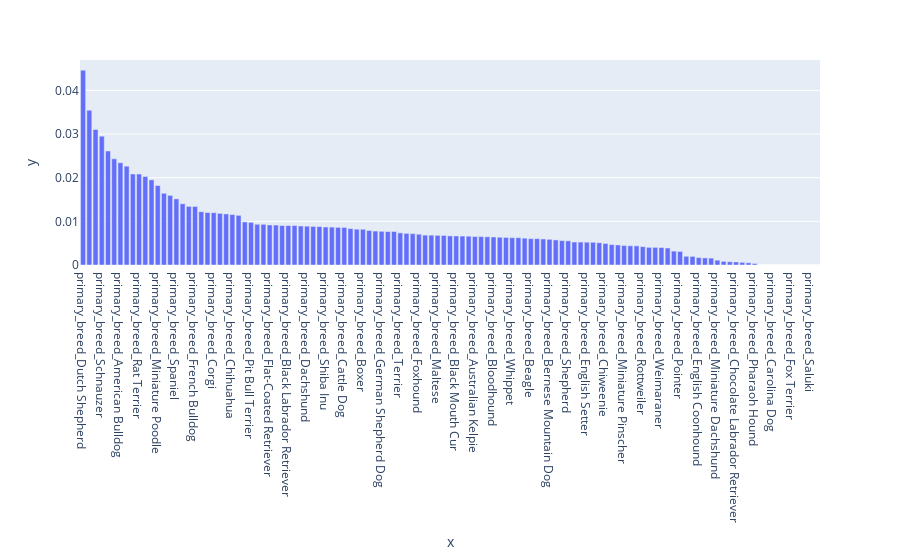

The code cell stored with this chart in its notebook:
### Code cell
px.bar(x=x_feat_list_breeds, y=feature_importances).update_xaxes(categoryorder='total descending')

### Figure 1 — Plotly figure (JSON) as saved in the notebook; plotly's stock layout.template omitted (floating-point values rounded to 4 significant figures)
{"data": [{"alignmentgroup": "True", "hovertemplate": "x=%{x}<br>y=%{y}<extra></extra>", "legendgroup": "", "marker": {"color": "#636efa", "pattern": {"shape": ""}}, "name": "", "offsetgroup": "", "orientation": "v", "showlegend": false, "textposition": "auto", "type": "bar", "x": ["primary_breed_Affenpinscher", "primary_breed_Alaskan Malamute", "primary_breed_American Bulldog", "primary_breed_American Bully", "primary_breed_American Eskimo Dog", "primary_breed_American Staffordshire Terrier", "primary_breed_Anatolian Shepherd", "primary_breed_Aussiedoodle", "primary_breed_Australian Cattle Dog / Blue Heeler", "primary_breed_Australian Kelpie", "primary_breed_Australian Shepherd", "primary_breed_Australian Terrier", "primary_breed_Basset Hound", "primary_breed_Beagle", "primary_breed_Belgian Shepherd / Malinois", "primary_breed_Bernese Mountain Dog", "primary_breed_Bichon Frise", "primary_breed_Black Labrador Retriever", "primary_breed_Black Mouth Cur", "primary_breed_Bloodhound", "primary_breed_Blue Lacy", "primary_breed_Border Collie", "primary_breed_Border Terrier", "primary_breed_Boston Terrier", "primary_breed_Boxer", "primary_breed_Brussels Griffon", "primary_breed_Cairn Terrier", "primary_breed_Carolina Dog", "primary_breed_Catahoula Leopard Dog", "primary_breed_Cattle Dog", "primary_breed_Cavalier King Charles Spaniel", "primary_breed_Chihuahua", "primary_breed_Chinese Crested Dog", "primary_breed_Chiweenie", "primary_breed_Chocolate Labrador Retriever", "primary_breed_Chow Chow", "primary_breed_Cocker Spaniel", "primary_breed_Collie", "primary_breed_Coonhound", "primary_breed_Corgi", "primary_breed_Dachshund", "primary_breed_Dalmatian", "primary_breed_Doberman Pinscher", "primary_breed_Dogo Argentino", "primary_breed_Dutch Shepherd", "primary_breed_English Bulldog", "primary_breed_English Coonhound", "primary_breed_English Setter", "primary_breed_English Shepherd", "primary_breed_Entlebucher", "primary_breed_Feist", "primary_breed_Flat-Coated Retriever", "primary_breed_Fox Terrier", "primary_breed_Foxhound", "primary_breed_French Bulldog", "primary_breed_German Shepherd Dog", "primary_breed_German Wirehaired Pointer", "primary_breed_Golden Retriever", "primary_breed_Goldendoodle", "primary_breed_Great Dane", "primary_breed_Great Pyrenees", "primary_breed_Greyhound", "primary_breed_Hound", "primary_breed_Husky", "primary_breed_Ibizan Hound", "primary_breed_Icelandic Sheepdog", "primary_breed_Irish Terrier", "primary_breed_Italian Greyhound", "primary_breed_Jack Russell Terrier", "primary_breed_Japanese Chin", "primary_breed_Labradoodle", "primary_breed_Labrador Retriever", "primary_breed_Lhasa Apso", "primary_breed_Maltese", "primary_breed_Maltipoo", "primary_breed_Mastiff", "primary_breed_Miniature Dachshund", "primary_breed_Miniature Pinscher", "primary_breed_Miniature Poodle", "primary_breed_Miniature Schnauzer", "primary_breed_Mixed Breed", "primary_breed_Mountain Cur", "primary_breed_Newfoundland Dog", "primary_breed_Norfolk Terrier", "primary_breed_Old English Sheepdog", "primary_breed_Parson Russell Terrier", "primary_breed_Patterdale Terrier / Fell Terrier", "primary_breed_Pekingese", "primary_breed_Pharaoh Hound", "primary_breed_Pit Bull Terrier", "primary_breed_Pointer", "primary_breed_Pomeranian", "primary_breed_Poodle", "primary_breed_Pug", "primary_breed_Rat Terrier", "primary_breed_Retriever", "primary_breed_Rhodesian Ridgeback", "primary_breed_Rottweiler", "primary_breed_Saluki", "primary_breed_Schnauzer", "primary_breed_Shar-Pei", "primary_breed_Shepherd", "primary_breed_Shetland Sheepdog / Sheltie", "primary_breed_Shiba Inu", "primary_breed_Shih Tzu", "primary_breed_Siberian Husky", "primary_breed_Spaniel", "primary_breed_Staffordshire Bull Terrier", "primary_breed_Standard Poodle", "primary_breed_Terrier", "primary_breed_Tibetan Terrier", "primary_breed_Vizsla", "primary_breed_Weimaraner", "primary_breed_Whippet", "primary_breed_White German Shepherd", "primary_breed_Wirehaired Terrier", "primary_breed_Xoloitzcuintli / Mexican Hairless", "primary_breed_Yellow Labrador Retriever", "primary_breed_Yorkshire Terrier"], "xaxis": "x", "y": [0.00884, 0.005967, 0.02344, 0.00559, 0.006668, 0.03106, 0.00791, 0.005258, 0.009337, 0.006527, 0.01951, 0.006462, 0.006852, 0.006044, 0.01644, 0.00589, 0.006363, 0.009046, 0.006655, 0.006424, 0.003894, 0.008343, 0, 0.01343, 0.008188, 0, 0.003182, 0, 0.009046, 0.008604, 0.006844, 0.01156, 0.001996, 0.004934, 0.000706, 0.007778, 0.01171, 0.008209, 0, 0.01199, 0.008908, 0.007671, 0.02264, 0, 0.04463, 0.00904, 0.00169, 0.005233, 0.009326, 0.004396, 0.0008365, 0.009175, 0, 0.00706, 0.01342, 0.007719, 0.005744, 0.02613, 0.004599, 0.001624, 0.008621, 0.006263, 0.02086, 0.00652, 0.008684, 0.03547, 0.01221, 0.004036, 0.01203, 0.005108, 0, 0.01595, 0.001578, 0.006792, 0.008809, 0.004405, 0.001105, 0.00446, 0.01821, 0.006042, 0.009874, 0.0006064, 0.004043, 0.009157, 0.007189, 0, 0.00631, 0.005204, 0.0003501, 0.009768, 0.003112, 0.008942, 0.006773, 0.006632, 0.02085, 0.02434, 0.007257, 0.004209, 0, 0.02953, 0.005264, 0.005539, 0.0007464, 0.008704, 0.02029, 0.006605, 0.01516, 0.007668, 0.01404, 0.007362, 0.001978, 0.0005115, 0.004004, 0.006264, 0.01183, 0, 0.004686, 0.01138, 0.006147], "yaxis": "y"}], "layout": {"barmode": "relative", "legend": {"tracegroupgap": 0}, "margin": {"t": 60}, "xaxis": {"anchor": "y", "categoryorder": "total descending", "domain": [0, 1], "title": {"text": "x"}}, "yaxis": {"anchor": "x", "domain": [0, 1], "title": {"text": "y"}}}}
